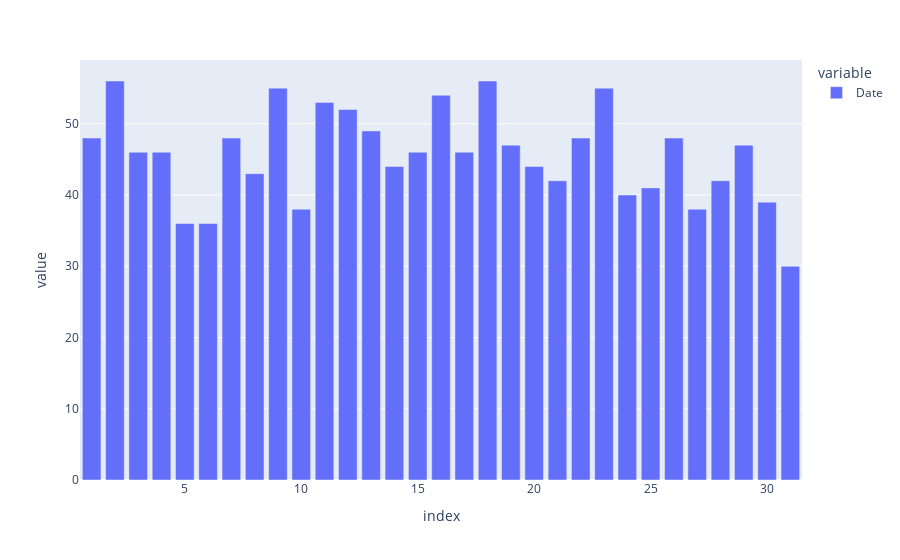

Here is the notebook cell this chart was saved with:
### Code cell
px.bar(df['Date'].dt.day.value_counts().sort_index())

### Figure 1 — Plotly figure (JSON) as saved in the notebook; plotly's stock layout.template omitted (floating-point values rounded to 4 significant figures)
{"data": [{"alignmentgroup": "True", "hovertemplate": "variable=Date<br>index=%{x}<br>value=%{y}<extra></extra>", "legendgroup": "Date", "marker": {"color": "#636efa", "pattern": {"shape": ""}}, "name": "Date", "offsetgroup": "Date", "orientation": "v", "showlegend": true, "textposition": "auto", "type": "bar", "x": [1, 2, 3, 4, 5, 6, 7, 8, 9, 10, 11, 12, 13, 14, 15, 16, 17, 18, 19, 20, 21, 22, 23, 24, 25, 26, 27, 28, 29, 30, 31], "xaxis": "x", "y": [48, 56, 46, 46, 36, 36, 48, 43, 55, 38, 53, 52, 49, 44, 46, 54, 46, 56, 47, 44, 42, 48, 55, 40, 41, 48, 38, 42, 47, 39, 30], "yaxis": "y"}], "layout": {"barmode": "relative", "legend": {"title": {"text": "variable"}, "tracegroupgap": 0}, "margin": {"t": 60}, "xaxis": {"anchor": "y", "domain": [0, 1], "title": {"text": "index"}}, "yaxis": {"anchor": "x", "domain": [0, 1], "title": {"text": "value"}}}}
